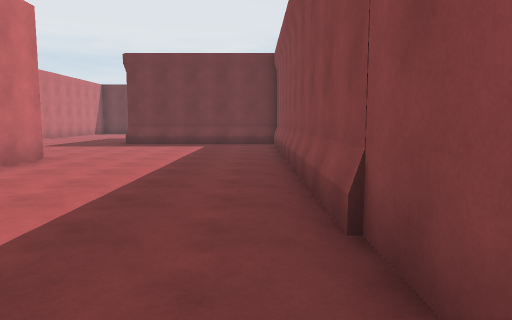
[1] (above)

24 first-person views from a walk through a scene from a Unity 3-D project. The camera is 1.5 m above the floor, tilts 6° down and sees 70° across. Doors are open. The floor is counted in squares, 2 m on a side. Each view is taken from the middle of a square. On the plan, view 1 faces up. The plan holds only what a view shows up to about 11 squares ahead; the rest is blank. The place goes on beyond the plan. The player is left out. Surface patterns are stand-ins for the level's own textures.

[2]
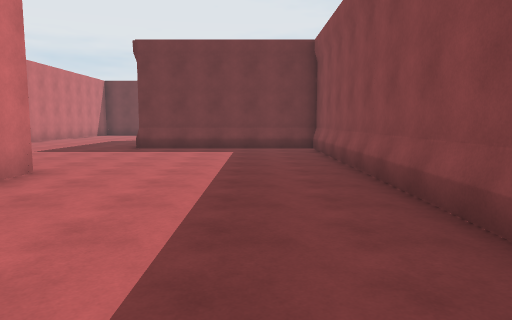

[3]
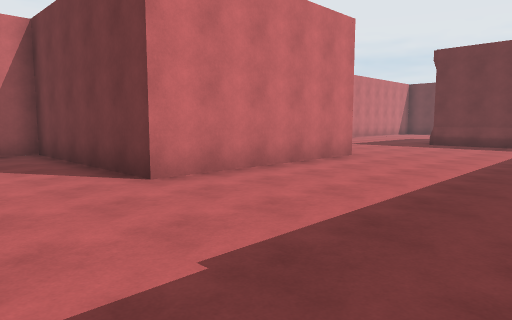

[4]
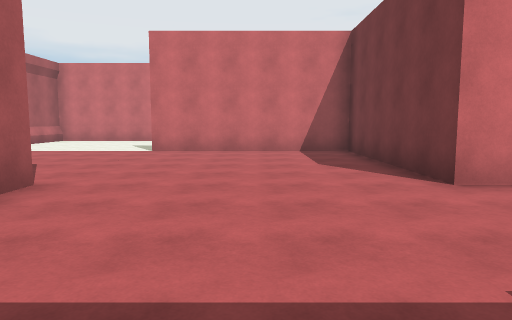

[5]
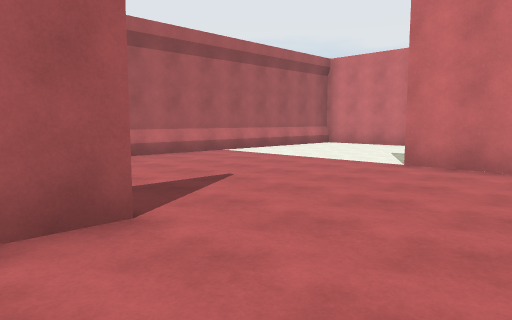

[6]
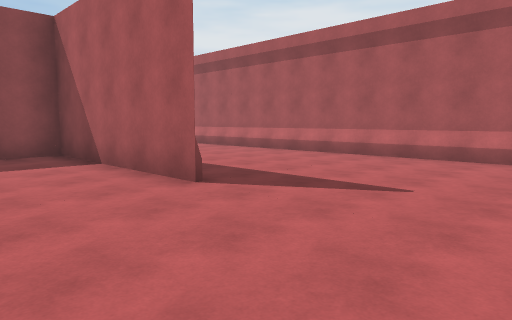

[7]
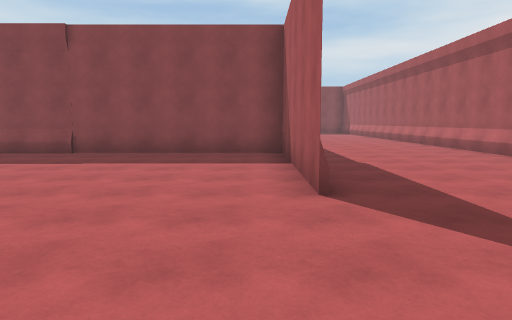

[8]
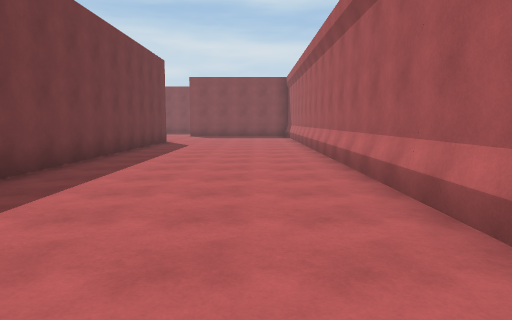

[9]
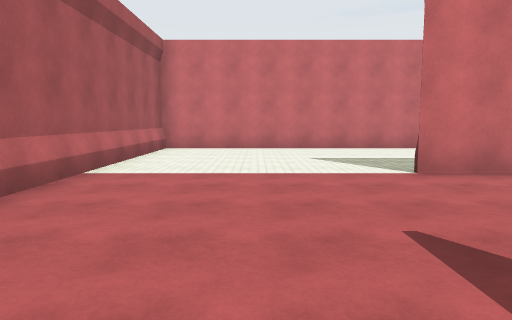

[10]
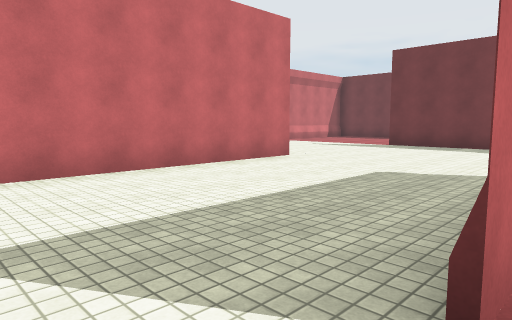

[11]
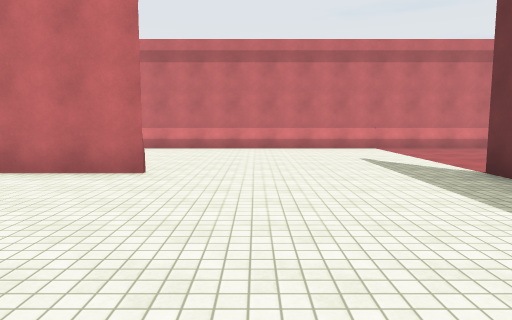

[12]
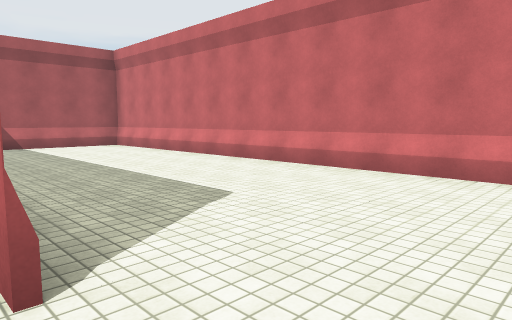

[13]
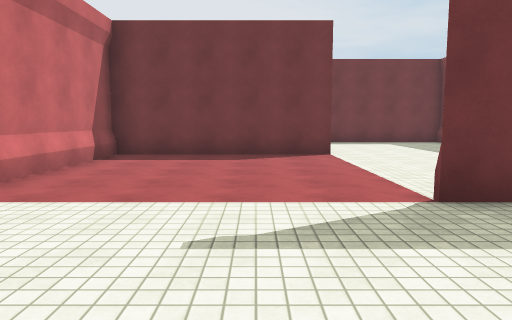

[14]
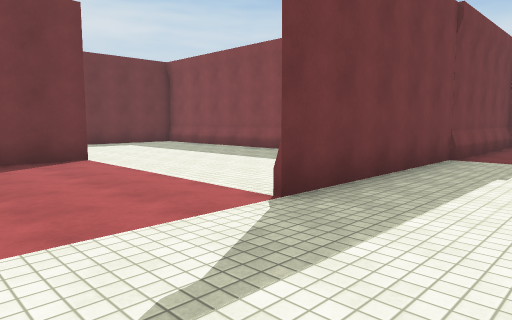

[15]
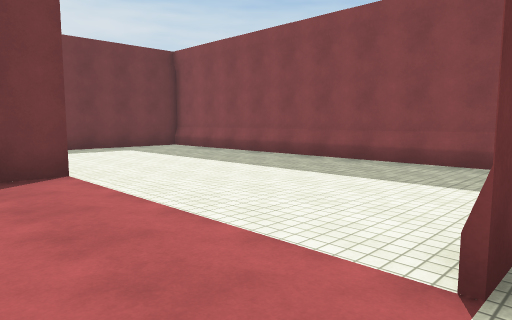

[16]
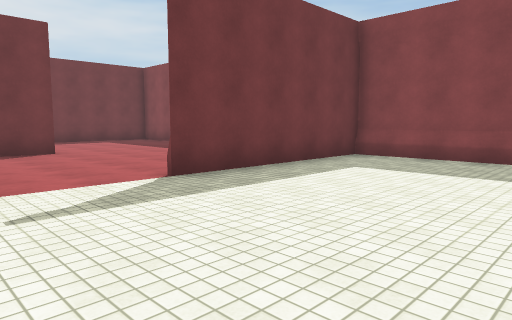

[17]
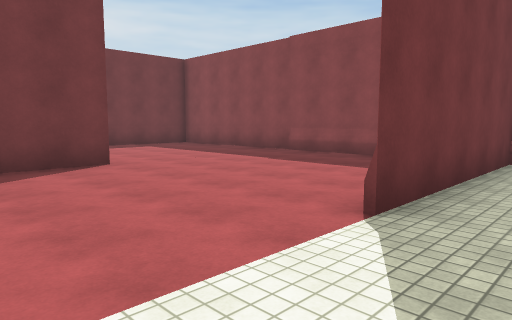

[18]
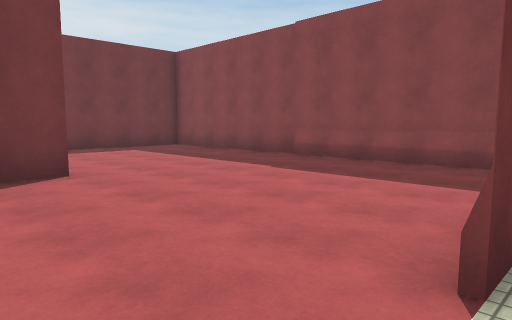

[19]
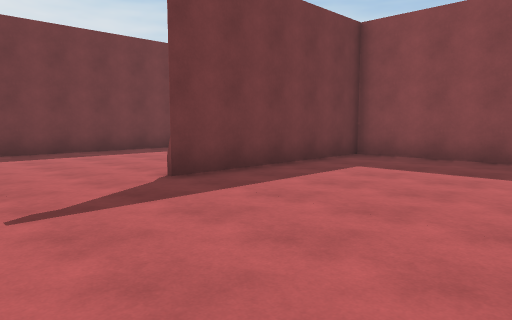

[20]
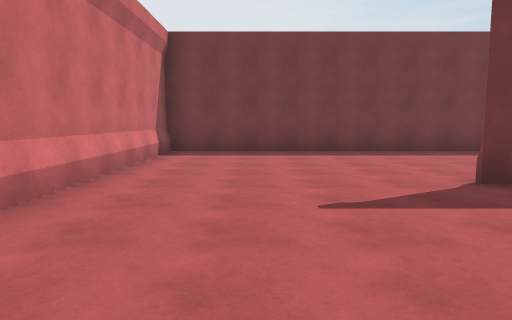

[21]
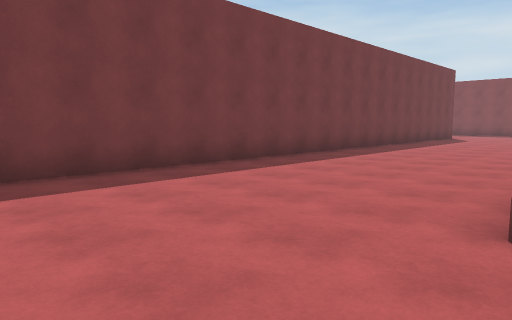

[22]
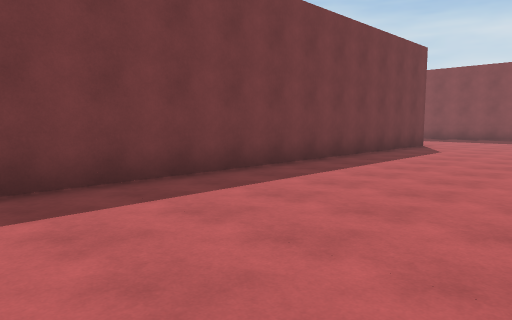

[23]
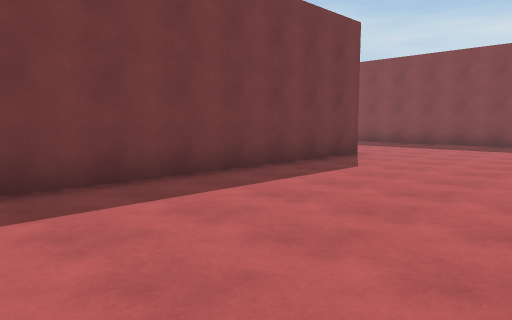

[24]
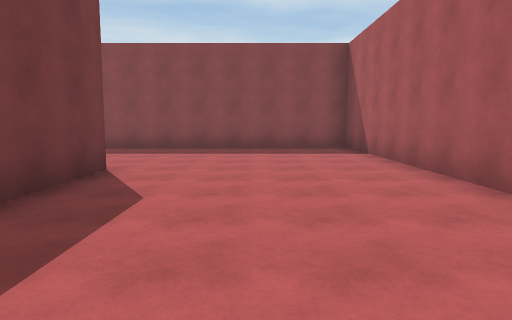

### Floor plan
Points are (right, up) in squares from view 1. A wall is a line through its corners. A room is listed if a view was taken in it or the views show most of it. See-through windows are left out.
Room 1 (views 1, 2, 3, 4, 5, 6, 7, 8, 9, 10, 11, 12, 13, 14, 15, 16, 17, 18, 19, 20, 21, 22, 23, 24)
walls: (-9.3, 8.4) (-9.3, 17.4) (-14.4, 17.4); (-4.3, 7.4) (-4.3, 2.4) (-9.3, 2.4) (-9.3, -2.8); (-4.2, 7.4) (-14.4, 7.4); (-14.2, 12.4) (-19.3, 12.4) (-19.3, -6.4); (-9.3, 18.4) (-9.3, 27.3) (-14.4, 27.3); (-14.3, 2.4) (-14.3, -7.6) (8, -7.6); (-14.2, 22.4) (-16, 22.4); (-4.4, -2.6) (0.7, -2.6) (0.7, 12.4) (-4.5, 12.4); (-1.4, 27.3) (5.7, 27.3) (5.7, 33.5); (8.1, -2.7) (1.7, -2.7); (-18.1, -7.6) (-16, -7.6); (0.8, 32.4) (-19.3, 32.4) (-19.3, 26)

Positions as (right, up) in squares from view 1, and headings:
1: (0, 0), facing up
2: (-1, 2), facing up
3: (0, 0), facing up-left
4: (0, 0), facing left
5: (-3, 0), facing down-left
6: (-8, 0), facing down-right
7: (-8, -2), facing right
8: (-3, -6), facing right
9: (-4, -5), facing left
10: (-9, -4), facing up-left
11: (-9, 4), facing left
12: (-14, 4), facing down-left
13: (-16, 4), facing up
14: (-17, 5), facing up-right
15: (-16, 7), facing up-right
16: (-17, 13), facing up-right
17: (-17, 16), facing up-right
18: (-16, 17), facing up-right
19: (-17, 23), facing up-right
20: (-17, 23), facing up
21: (-17, 27), facing up-right
22: (-11, 28), facing up-right
23: (-7, 28), facing up-right
24: (-5, 30), facing right
